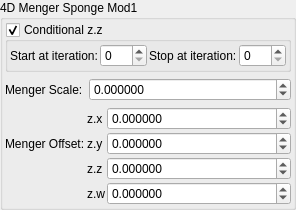
    <widget class="QGroupBox" name="groupBox_2">
     <property name="title">
      <string>4D Menger Sponge Mod1</string>
     </property>
     <layout class="QVBoxLayout" name="verticalLayout_5">
      <property name="leftMargin">
       <number>2</number>
      </property>
      <property name="topMargin">
       <number>2</number>
      </property>
      <property name="rightMargin">
       <number>2</number>
      </property>
      <property name="bottomMargin">
       <number>2</number>
      </property>
      <item>
       <widget class="MyGroupBox" name="groupCheck_transf_function_enabledz">
        <property name="title">
         <string>Conditional z.z</string>
        </property>
        <property name="checkable">
         <bool>true</bool>
        </property>
        <layout class="QVBoxLayout" name="verticalLayout_6">
         <property name="leftMargin">
          <number>2</number>
         </property>
         <property name="topMargin">
          <number>2</number>
         </property>
         <property name="rightMargin">
          <number>2</number>
         </property>
         <property name="bottomMargin">
          <number>2</number>
         </property>
         <item>
          <layout class="QGridLayout" name="gridLayout_76">
           <property name="spacing">
            <number>2</number>
           </property>
           <item row="0" column="5">
            <widget class="MySpinBox" name="spinboxInt_transf_stop_iterations_M">
             <property name="sizePolicy">
              <sizepolicy hsizetype="Minimum" vsizetype="Maximum">
               <horstretch>0</horstretch>
               <verstretch>0</verstretch>
              </sizepolicy>
             </property>
             <property name="maximum">
              <number>999</number>
             </property>
            </widget>
           </item>
           <item row="0" column="2">
            <widget class="QLabel" name="label_265">
             <property name="text">
              <string>Start at iteration:</string>
             </property>
            </widget>
           </item>
           <item row="0" column="4">
            <widget class="QLabel" name="label_266">
             <property name="text">
              <string>Stop at iteration:</string>
             </property>
            </widget>
           </item>
           <item row="0" column="3">
            <widget class="MySpinBox" name="spinboxInt_transf_start_iterations_M">
             <property name="sizePolicy">
              <sizepolicy hsizetype="Minimum" vsizetype="Maximum">
               <horstretch>0</horstretch>
               <verstretch>0</verstretch>
              </sizepolicy>
             </property>
             <property name="maximum">
              <number>999</number>
             </property>
            </widget>
           </item>
          </layout>
         </item>
        </layout>
       </widget>
      </item>
      <item>
       <layout class="QGridLayout" name="gridLayout" columnstretch="0,1">
        <item row="0" column="1">
         <widget class="MyDoubleSpinBox" name="spinbox_transf_scale_3">
          <property name="sizePolicy">
           <sizepolicy hsizetype="Minimum" vsizetype="Maximum">
            <horstretch>0</horstretch>
            <verstretch>0</verstretch>
           </sizepolicy>
          </property>
          <property name="prefix">
           <string/>
          </property>
          <property name="suffix">
           <string/>
          </property>
          <property name="decimals">
           <number>6</number>
          </property>
          <property name="minimum">
           <double>-99.989999999999995</double>
          </property>
          <property name="maximum">
           <double>99.989999999999995</double>
          </property>
          <property name="singleStep">
           <double>0.100000000000000</double>
          </property>
         </widget>
        </item>
        <item row="0" column="0">
         <widget class="QLabel" name="label_256">
          <property name="text">
           <string>Menger Scale:</string>
          </property>
         </widget>
        </item>
       </layout>
      </item>
      <item>
       <layout class="QGridLayout" name="gridLayout_63" columnstretch="0,0,0,1">
        <property name="spacing">
         <number>2</number>
        </property>
        <item row="3" column="2">
         <widget class="QLabel" name="label_99">
          <property name="text">
           <string notr="true">z.w</string>
          </property>
         </widget>
        </item>
        <item row="1" column="1">
         <widget class="QLabel" name="label_91">
          <property name="text">
           <string>Menger Offset:</string>
          </property>
         </widget>
        </item>
        <item row="0" column="3">
         <widget class="MyDoubleSpinBox" name="spinbox4_transf_addition_constant_111d5_x">
          <property name="sizePolicy">
           <sizepolicy hsizetype="Minimum" vsizetype="Maximum">
            <horstretch>0</horstretch>
            <verstretch>0</verstretch>
           </sizepolicy>
          </property>
          <property name="prefix">
           <string/>
          </property>
          <property name="suffix">
           <string/>
          </property>
          <property name="decimals">
           <number>6</number>
          </property>
          <property name="minimum">
           <double>-99.989999999999995</double>
          </property>
          <property name="maximum">
           <double>99.989999999999995</double>
          </property>
          <property name="singleStep">
           <double>0.100000000000000</double>
          </property>
         </widget>
        </item>
        <item row="0" column="2">
         <widget class="QLabel" name="label_93">
          <property name="text">
           <string notr="true">z.x</string>
          </property>
         </widget>
        </item>
        <item row="3" column="3">
         <widget class="MyDoubleSpinBox" name="spinbox4_transf_addition_constant_111d5_w">
          <property name="sizePolicy">
           <sizepolicy hsizetype="Minimum" vsizetype="Maximum">
            <horstretch>0</horstretch>
            <verstretch>0</verstretch>
           </sizepolicy>
          </property>
          <property name="prefix">
           <string/>
          </property>
          <property name="suffix">
           <string/>
          </property>
          <property name="decimals">
           <number>6</number>
          </property>
          <property name="minimum">
           <double>-99.989999999999995</double>
          </property>
          <property name="maximum">
           <double>99.989999999999995</double>
          </property>
          <property name="singleStep">
           <double>0.100000000000000</double>
          </property>
         </widget>
        </item>
        <item row="1" column="3">
         <widget class="MyDoubleSpinBox" name="spinbox4_transf_addition_constant_111d5_y">
          <property name="sizePolicy">
           <sizepolicy hsizetype="Minimum" vsizetype="Maximum">
            <horstretch>0</horstretch>
            <verstretch>0</verstretch>
           </sizepolicy>
          </property>
          <property name="prefix">
           <string/>
          </property>
          <property name="suffix">
           <string/>
          </property>
          <property name="decimals">
           <number>6</number>
          </property>
          <property name="minimum">
           <double>-99.989999999999995</double>
          </property>
          <property name="maximum">
           <double>99.989999999999995</double>
          </property>
          <property name="singleStep">
           <double>0.100000000000000</double>
          </property>
         </widget>
        </item>
        <item row="2" column="2">
         <widget class="QLabel" name="label_98">
          <property name="text">
           <string notr="true">z.z</string>
          </property>
         </widget>
        </item>
        <item row="1" column="2">
         <widget class="QLabel" name="label_90">
          <property name="text">
           <string notr="true">z.y</string>
          </property>
         </widget>
        </item>
        <item row="2" column="3">
         <widget class="MyDoubleSpinBox" name="spinbox4_transf_addition_constant_111d5_z">
          <property name="sizePolicy">
           <sizepolicy hsizetype="Minimum" vsizetype="Maximum">
            <horstretch>0</horstretch>
            <verstretch>0</verstretch>
           </sizepolicy>
          </property>
          <property name="prefix">
           <string/>
          </property>
          <property name="suffix">
           <string/>
          </property>
          <property name="decimals">
           <number>6</number>
          </property>
          <property name="minimum">
           <double>-99.989999999999995</double>
          </property>
          <property name="maximum">
           <double>99.989999999999995</double>
          </property>
          <property name="singleStep">
           <double>0.100000000000000</double>
          </property>
         </widget>
        </item>
       </layout>
      </item>
     </layout>
    </widget>
